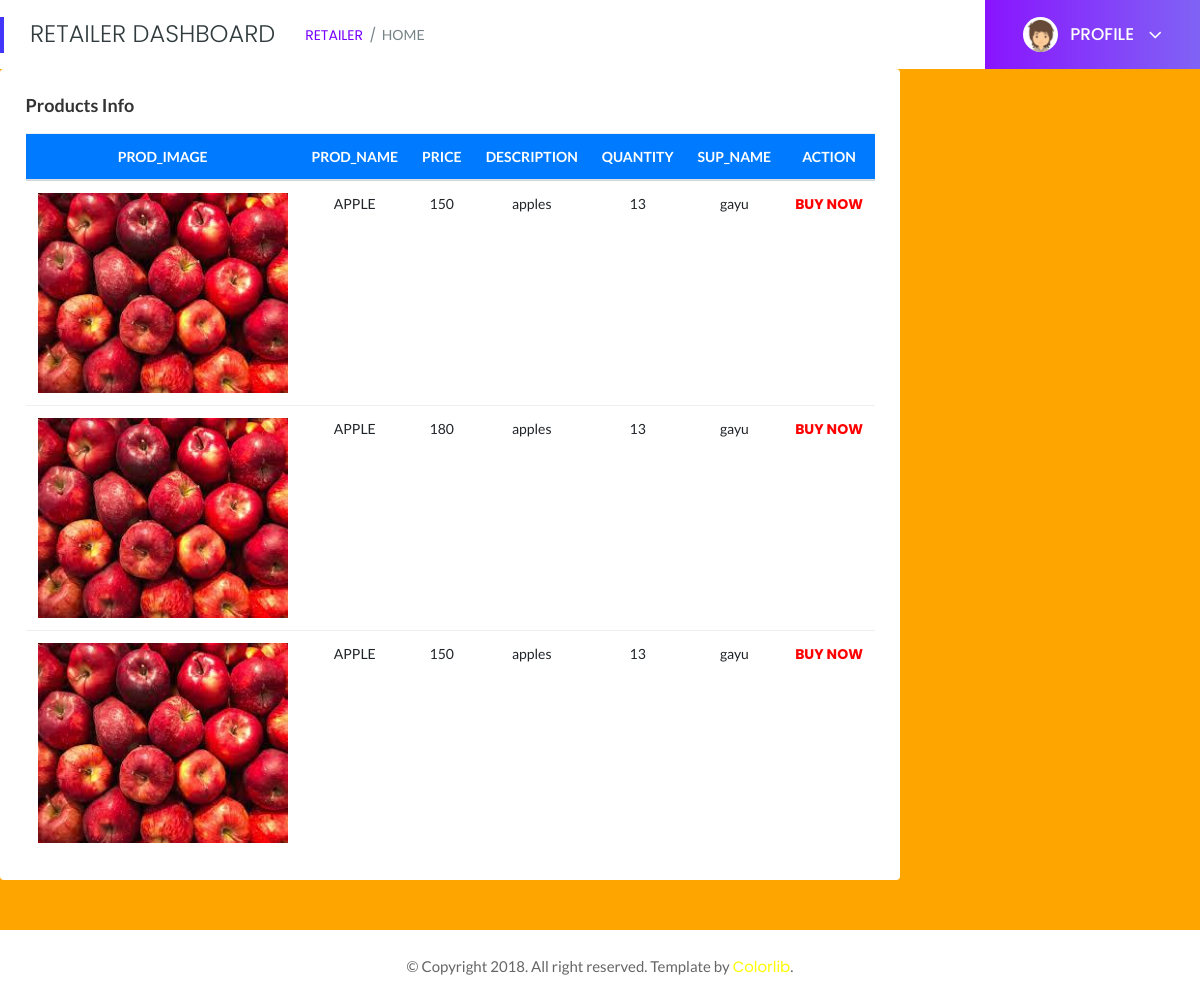
Page /retailer/view_products.php on the committed database.
### tables this page shows
CREATE TABLE `products_tb` (
  `product_id` int(50) NOT NULL,
  `logid` int(50) NOT NULL,
  `product_image` varchar(100) NOT NULL,
  `pname` varchar(50) NOT NULL,
  `pdesc` varchar(100) NOT NULL,
  `pquantity` varchar(100) NOT NULL,
  `name` varchar(100) NOT NULL,
  `pprice` int(100) NOT NULL,
  `status` varchar(100) NOT NULL DEFAULT '0'
);

### retailer/view_products.php (the view, shortened to what this page needs)
<!doctype html>
<html class="no-js" lang="en">
<head>
    <link rel="stylesheet" href="assets/css/bootstrap.min.css">
    <link rel="stylesheet" href="assets/css/font-awesome.min.css">
    <link rel="stylesheet" href="assets/css/themify-icons.css">
    <link rel="stylesheet" href="assets/css/metisMenu.css">
    <link rel="stylesheet" href="assets/css/owl.carousel.min.css">
    <link rel="stylesheet" href="assets/css/slicknav.min.css">
    <link rel="stylesheet" href="https://www.amcharts.com/lib/3/plugins/export/export.css" type="text/css" media="all" />
    <link rel="stylesheet" href="assets/css/typography.css">
    <link rel="stylesheet" href="assets/css/default-css.css">
    <link rel="stylesheet" href="assets/css/styles.css">
    <link rel="stylesheet" href="assets/css/responsive.css">
</head>
<body>
    <div class="page-container"style="background-color:orange;">
            <div class="page-title-area">
                <div class="row align-items-center">
                    <div class="col-sm-6">
                        <div class="breadcrumbs-area clearfix">
                            <h4 class="page-title pull-left">RETAILER DASHBOARD </h4>
                            <ul class="breadcrumbs pull-left">
                                <li><a href="index.php">RETAILER</a></li>
                                <li><span>HOME</span></li>
                            </ul>
                        </div>
                    </div>
                    <div class="col-sm-6 clearfix">
                        <div class="user-profile pull-right">
                            <img class="avatar user-thumb" src="assets/images/author/avatar.png" alt="avatar">
                            <h4 class="user-name dropdown-toggle" data-toggle="dropdown">PROFILE <i class="fa fa-angle-down"></i></h4>
                        </div>
                    </div>
                </div>
            </div>
            <div class="main-content-inner">
                <div class="row">
                    <div>
                        <div class="card">
                            <div class="card-body">
                                <h4 class="header-title">Products Info</h4>
                                <div class="single-table">
                                    <div class="table-responsive">
                                        <table class="table text-center">
                                            <thead class="text-uppercase bg-primary">
                                                <tr class="text-white">
                                                <th scope="col">Prod_image</th>
                                                    <th scope="col">Prod_Name</th>
                                                    <th scope="col">Price</th>
                                                    <th scope="col">Description</th>
                                                    <th scope="col">Quantity</th>
                                                    <th scope="col">Sup_name</th>
                                                    <th scope="col">Action</th>
                                                </tr>
                                            </thead>
                                            <tbody>
                                                <tr>
                                                    <?php
                                                    include '../condb.php';
                                                    $query = "select * from products_tb";
                                                    $result = mysqli_query($con,$query) or die(mysqli_error($con));
                                                    while ($row=mysqli_fetch_assoc($result)) {
                                                       ?>
                                                    <tr>
                                                    <td><img  style="height:200px;width:250px;"  src="<?php echo $row['product_image'];?>"></td>
                                                    <td><?php echo $row['pname'];?></td>
                                                    <td><?php echo $row['pprice'];?></td>
                                                    <td><?php echo $row['pdesc'];?></td>
                                                    <td><?php echo $row['pquantity'];?></td>
                                                    <td><?php echo $row['name'];?></td>
                                                  <td><a style="color:red;" href="1buynow.php?edit_id=<?php echo $row['product_id'];?>"><b>BUY NOW</b></a></td>
                                                  <?php }
                                                    ?>
                                                </tr>
                                            </tbody>
                                        </table>
                                    </div>
                                </div>
                            </div>
                        </div>
                    </div>
                </div>
            </div></div>
        <footer>
            <div class="footer-area">
                <p>© Copyright 2018. All right reserved. Template by <a href="https://colorlib.com/wp/">Colorlib</a>.</p>
            </div>
        </footer>
</body>
</html>

### retailer/assets/css/default-css.css (style rules this page uses)
* { margin: 0; padding: 0; box-sizing: border-box; }
*, *:before, *:after { -moz-box-sizing: border-box; -webkit-box-sizing: border-box; box-sizing: border-box; }
html { -webkit-font-smoothing: antialiased; }
body { background: #fff; font-weight: normal; -webkit-font-smoothing: antialiased; -webkit-text-size-adjust: 100%; }
:root { --primary-color: #4336FB; }

### retailer/assets/css/styles.css (style rules this page uses)
.page-container { width: 100%; height: 100%; min-height: 100vh; padding-left: 280px; -webkit-transition: padding-left 0.3s ease 0s; transition: padding-left 0.3s ease 0s; }
.sbar_collapsed.page-container { padding-left: 0; }
.card { border: none; border-radius: 4px; background-color: #fff; -webkit-transition: all 0.3s ease 0s; transition: all 0.3s ease 0s; }
.card-body { padding: 25.6px; padding: 1.6rem; }
.main-content-inner { padding: 0 30px 50px; }
.page-title-area { padding: 0 30px; background: #fff; position: relative; }
.page-title-area:before { content: ''; position: absolute; left: 0; top: 50%; width: 4px; height: 36px; background: var(--primary-color); -webkit-transform: translateY(-50%); transform: translateY(-50%); }
.page-title { font-size: 24px; font-weight: 300; color: #313b3d; letter-spacing: 0; margin-right: 30px; }
ul.breadcrumbs { margin-top: 4px; }
.breadcrumbs li { display: inline-block; }
.breadcrumbs li a, .breadcrumbs li span { display: block; font-size: 14px; font-weight: 400; color: #7801ff; letter-spacing: 0; margin-right: 16px; position: relative; }
.breadcrumbs li a:before { content: '/'; color: #768387; position: absolute; right: -13px; top: 0; }
.breadcrumbs li span { margin-right: 0; color: #768387; text-transform: capitalize; }
.user-profile { margin-right: -30px; display: -webkit-box; display: -ms-flexbox; display: flex; -webkit-box-align: center; -ms-flex-align: center; align-items: center; -ms-flex-wrap: wrap; flex-wrap: wrap; background: -webkit-linear-gradient(left, #8914fe 0%, #8063f5 100%); background: linear-gradient(to right, #8914fe 0%, #8063f5 100%); padding: 17px 38px; position: relative; }
.user-profile img.avatar { height: 35px; width: 35px; border-radius: 50%; margin-right: 12px; }
.user-name { font-size: 17px; font-weight: 500; color: #fff; letter-spacing: 0; cursor: pointer; -webkit-user-select: none; -moz-user-select: none; -ms-user-select: none; user-select: none; }
.user-name i { margin-left: 10px; font-size: 21px; vertical-align: middle; position: relative; }
.notification-area .dropdown-toggle, .user-name.dropdown-toggle { position: relative; }
.notification-area .dropdown-toggle:after, .user-name.dropdown-toggle:after { display: none; }
.header-title { font-family: 'Lato', sans-serif; font-size: 18px; font-weight: 600; letter-spacing: 0; color: #333; text-transform: capitalize; margin-bottom: 17px; }
.footer-area { text-align: center; padding: 23px 0 19px; background: #fff; }
.footer-area p { color: #676666; margin-bottom: 0; }
.single-table .table { margin-bottom: 0; }
table tr th { border-bottom: none; }
table tr th, table tr td { border-top: 1px solid rgba(120, 130, 140, 0.13) !important; }

### rows in the picture
products_tb: product_image (picture), pname "APPLE", pprice "150", pdesc "apples", pquantity "13", name "gayu"
products_tb: product_image (picture), pname "APPLE", pprice "180", pdesc "apples", pquantity "13", name "gayu"
products_tb: product_image (picture), pname "APPLE", pprice "150", pdesc "apples", pquantity "13", name "gayu"
